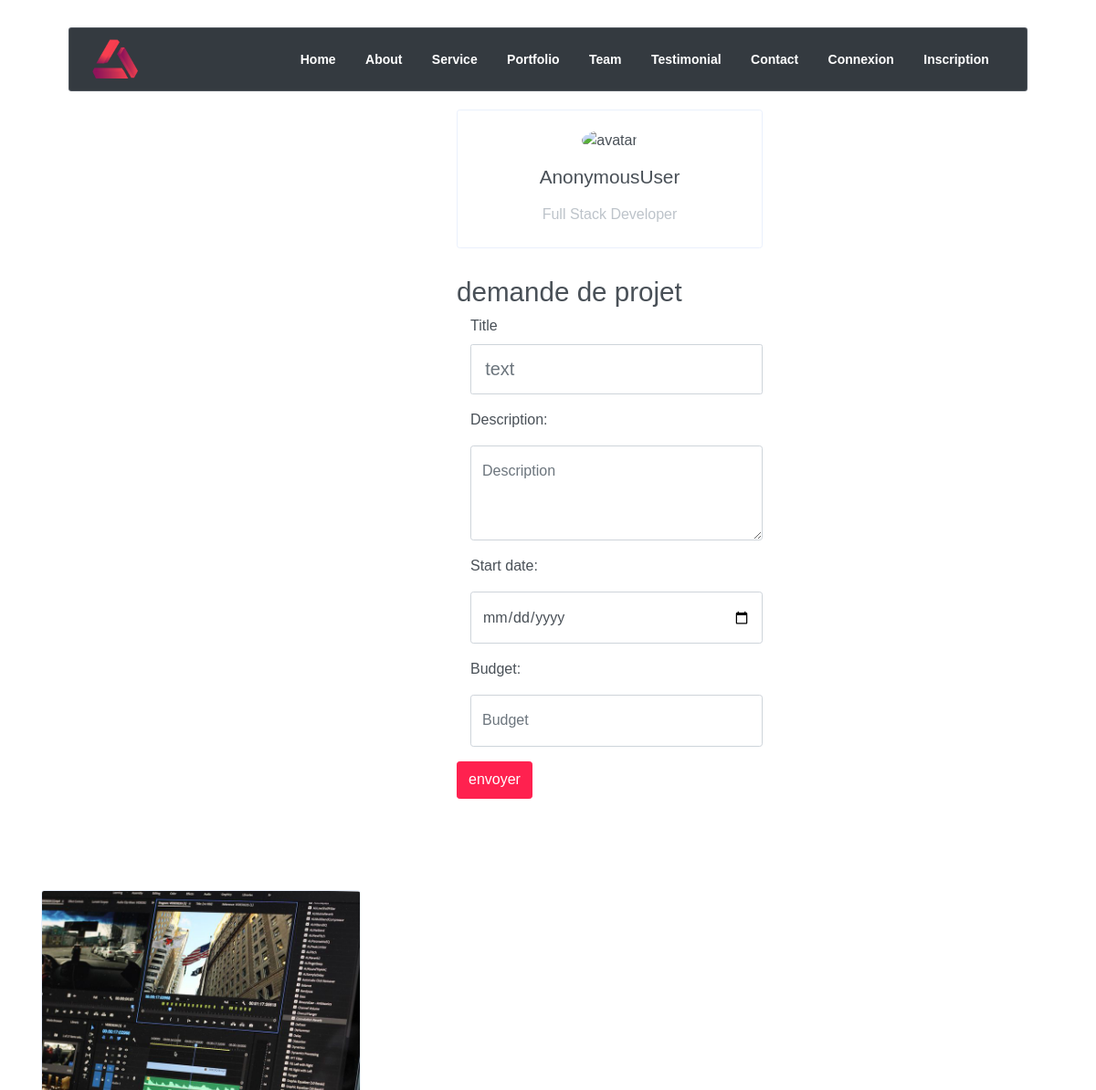
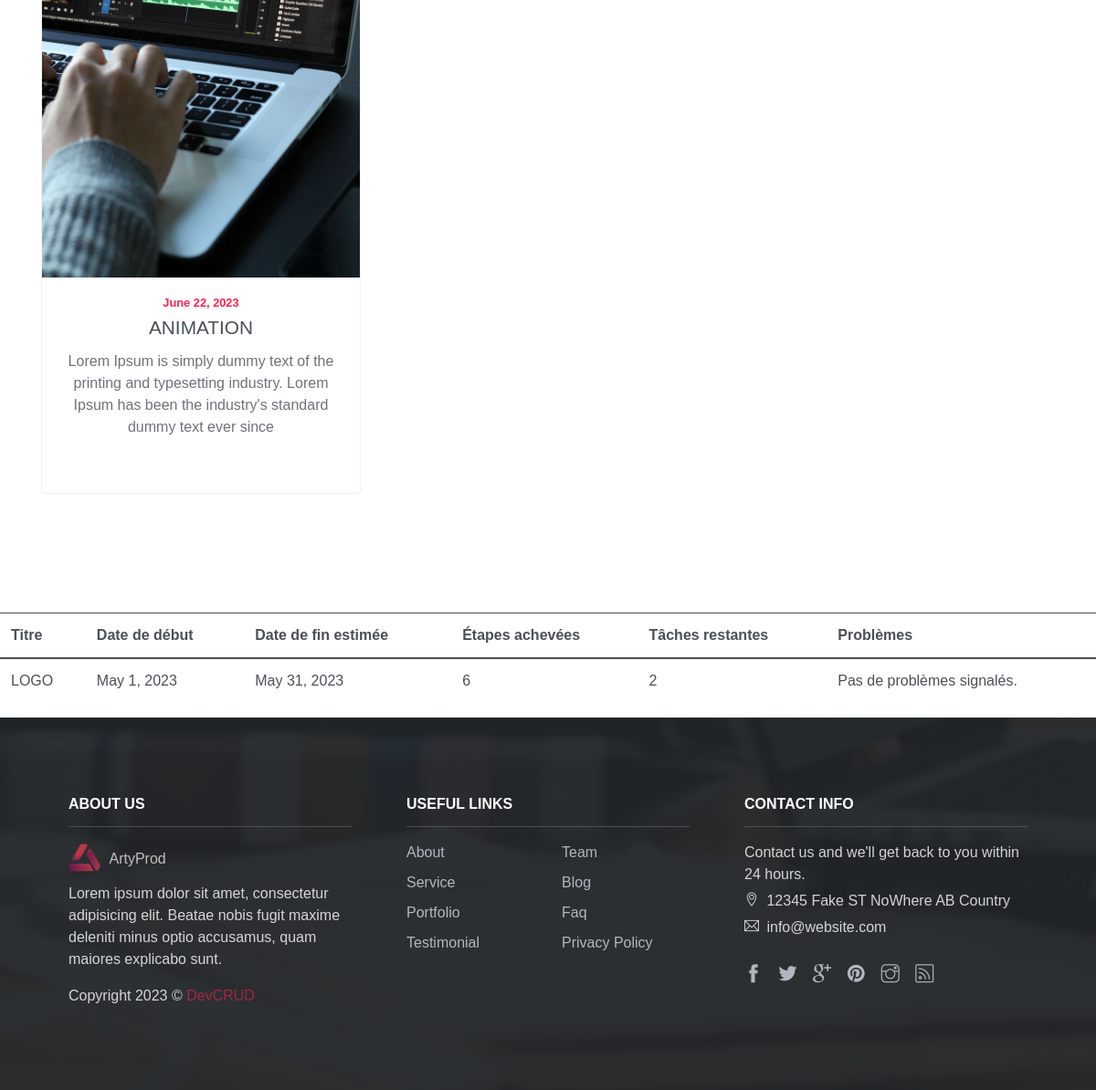
The page /profil/ on the database its author committed (2 pictures, top to bottom).
### ProfilArty/models.py (models this page shows, shortened)
class Project(models.Model):
    title = models.CharField(max_length=100)
    description = models.TextField()
    image = models.ImageField(upload_to='project_images/')
    results = models.CharField(max_length=100)
    budget = models.DecimalField(max_digits=10, decimal_places=2)
    status = models.CharField(max_length=20, choices=(('achevé', 'Achevé'), ('en_cours', 'En cours')))
    start_date = models.DateField(null=True)
    estimated_end_date = models.DateField(null=True)
    completed_steps = models.PositiveIntegerField(default=0)
    remaining_tasks = models.PositiveIntegerField(default=0)
    issues = models.TextField(blank=True, null=True)

### ProfilArty/views.py (the view)
# urls.py: path('profil/', profil_view, name ='profil'),
def profil_view(request):
    if request.method == 'POST':
        form = ProjectRequestForm(request.POST)
        if form.is_valid():
            title = form.cleaned_data['title']
            description = form.cleaned_data['description']
            start_date = form.cleaned_data['start_date']
            budget = form.cleaned_data['budget']
            new_project = Project(title=title, description=description, start_date=start_date, budget=budget)
            new_project.save()
            return render(request,'ProfilArty/success.html')
    else:
        form = ProjectRequestForm()
    projects = Project.objects.filter(status='achevé')
    projectsInPro = Project.objects.filter(status='en_cours')
    return render(request, 'ProfilArty/Profil.html', {'form': form, 'projects': projects,'projectsInPro': projectsInPro})

### ProfilArty/forms.py
class ProjectRequestForm(forms.Form):
    title = forms.CharField(max_length=200)
    description = forms.CharField(widget=forms.Textarea)
    start_date = forms.DateField()
    budget = forms.DecimalField()

### ProfilArty/templates/ProfilArty/Profil.html (shortened to what this page needs)
{% extends "ProfilArty/base.html" %}
{% block content %}
    <br><br><br><br><br>
    <div class="form">
      <div class="row">
        <div class="col-lg-6">
          <div class="card mb-4">
            <div class="card-body text-center">
              <img src="https://static.vecteezy.com/ti/vecteur-libre/p1/7033146-icone-de-profil-login-head-icon-vectoriel.jpg" alt="avatar"
                class="rounded-circle img-fluid" style="width: 150px;">
              <h5 class="my-3">{{user}}</h5>
              <p class="text-muted mb-1">Full Stack Developer</p>
              </div>
            </div>
          </div>
        </div>
      </div>
    </div>
      <form method="post" class="form">
         <h3>demande de projet </h3>
        <div class="col-md-6">
          <div class="form-group">
            <label for="{{ form.title.id_for_label }}" class="control-label">{{ form.title.label }}</label>
            <input id="{{ form.title.id_for_label }}" class="form-control form-control-lg" type="text" placeholder="text"   name="{{ form.title.name }}">
          </div>
          <div class="form-group">
            <label for="{{ form.description.id_for_label }}" class="control-label">{{ form.description.label_tag }}</label>
            <textarea class="form-control" id="{{ form.description.id_for_label }}" rows="3" placeholder="{{ form.description.label }}" name="{{ form.description.name }}"></textarea>
          </div>
          <div class="form-group">
            <label for="{{ form.start_date.id_for_label }}" class="control-label">{{ form.start_date.label_tag }}</label>
            <input type="date" class="form-control" id="exampleFormControlInput1" placeholder="{{ form.start_date.label }}"  name="{{ form.start_date.name }}">
          </div>
          <div class="form-group">
            <label for="{{ form.budget.id_for_label }}" class="control-label">{{ form.budget.label_tag }}</label>
            <input class="form-control" type="number" placeholder="{{ form.budget.label }}"  name="{{ form.budget.name }}">
          </div>
        </div>
        <button type="submit" class="btn btn-primary">envoyer</button>
      </form>
    <section id="">
      <div class="container">
          <div class="row">
            {% for project in projects %}
              <div class="col-sm-6 col-md-4">
                  <div class="card text-center mb-4">
                    <img src="{{ project.image.url }}" class="card-img-top" alt="{{ project.title }}" width="200" height"200">
                      <div class="card-body">
                          <h6 class="small text-primary font-weight-bold">{{ project.estimated_end_date }}</h6>
                          <h5 class="card-title">{{ project.title }}</h5>
                          <p>{{ project.description }}</p>
                          <div class="socials">
                          </div>
                      </div>
                  </div>
              </div>
             {% endfor%}
          </div>
      </div>
  </section>
      <table class="table">
        <thead>
            <tr>
                <th>Titre</th>
                <th>Date de début</th>
                <th>Date de fin estimée</th>
                <th>Étapes achevées</th>
                <th>Tâches restantes</th>
                <th>Problèmes</th>
            </tr>
        </thead>
        <tbody>
          {% for project in projectsInPro %}
            <tr>
                <td>{{ project.title }}</td>
                <td>{{ project.start_date }}</td>
                <td>{{ project.estimated_end_date }}</td>
                <td>{{ project.completed_steps }}</td>
                <td>{{ project.remaining_tasks }}</td>
                <td>
                    {% if project.issues %}
                        {{ project.issues }}
                    {% else %}
                        Pas de problèmes signalés.
                    {% endif %}
                </td>
            </tr>
            {% endfor %}
        </tbody>
    </table>
{% endblock %}

### ProfilArty/templates/ProfilArty/base.html (shortened to what this page needs)
{% load static%}
<!DOCTYPE html>
<html lang="en">
<head>
    <link rel="stylesheet" href="{% static 'vendors/themify-icons/css/themify-icons.css' %} ">
	<link rel="stylesheet" href="{% static 'css/creative-studio.css' %} ">
</head>
<body data-spy="scroll" data-target=".navbar" data-offset="40" id="home">
    <nav class="navbar custom-navbar navbar-expand-lg navbar-dark bg-dark " data-spy="affix" data-offset-top="20">
        <div class="container">
            <a class="navbar-brand" href="#">
                <img src="{% static 'imgs/logo.png' %} " alt="Download free bootstrap 4 landing page, free boootstrap 4 templates, Download free bootstrap 4.1 landing page, free boootstrap 4.1.1 templates, Creative studio Landing page">
            </a>
            <div class="collapse navbar-collapse" id="navbarSupportedContent">
                <ul class="navbar-nav ml-auto">
                    <li class="nav-item">
                        <a class="nav-link" href="{%url 'accueil'%}">Home</a>
                    </li>
                    <li class="nav-item">
                        <a class="nav-link" href="#about">About</a>
                    </li>
                    <li class="nav-item">
                        <a class="nav-link" href="#service">Service</a>
                    </li>
                    <li class="nav-item">
                        <a class="nav-link" href="#portfolio">Portfolio</a>
                    </li>
                    <li class="nav-item">
                        <a class="nav-link" href="#team">Team</a>
                    </li>
                    <li class="nav-item">
                        <a class="nav-link" href="#testimonial">Testimonial</a>
                    </li>
                    <li class="nav-item">
                        <a class="nav-link" href="#contact">Contact</a>
                    </li>
                        <ul class="navbar-nav ml-auto">
                            {% if user.is_authenticated %}
                            <li class="nav-item active">
                            <a class="nav-link" href="{%url 'profil' %}">{{user}}</a>
                            </li>
                            <li class="nav-item active">
                            <a class="nav-link" href="{%url 'logout' %}">Déconnexion</a>
                            </li>
                            {% else %}
                            <li class="nav-item active">
                            <a class="nav-link" href="{%url 'login'%}">Connexion</a>
                            </li>
                            <li class="nav-item active">
                            <a class="nav-link" href="{%url 'register'%}">Inscription</a>
                            </li>
                            {% endif %}
                            </ul>
                </ul>
            </div>
        </div>
    </nav>
    <div >
        {% block content %} {% endblock %}
    <section class="has-bg-img py-0">
        <div class="container">
            <div class="footer">
                <div class="footer-lists">
                    <ul class="list">
                        <li class="list-head">
                            <h6 class="font-weight-bold">ABOUT US</h6>
                        </li>
                        <li class="list-body">
                            <a href="#" class="logo">
                                <img src="{% static 'imgs/logo.png' %} " alt="Download free bootstrap 4 landing page, free boootstrap 4 templates, Download free bootstrap 4.1 landing page, free boootstrap 4.1.1 templates, Creative studio Landing page">
                                <h6>ArtyProd</h6>
                            </a>
                            <p>Lorem ipsum dolor sit amet, consectetur adipisicing elit. Beatae nobis fugit maxime deleniti minus optio accusamus, quam maiores explicabo sunt.</p>
                            <p class="mt-3">
                                Copyright <script>document.write(new Date().getFullYear())</script> &copy; <a class="d-inline text-primary" href="http://www.devcrud.com">DevCRUD</a>
                            </p>
                        </li>
                    </ul>
                    <ul class="list">
                        <li class="list-head">
                            <h6 class="font-weight-bold">USEFUL LINKS</h6>
                        </li>
                        <li class="list-body">
                            <div class="row">
                                <div class="col">
                                    <a href="#about">About</a>
                                    <a href="#service">Service</a>
                                    <a href="#portfolio">Portfolio</a>
                                    <a href="#testmonail">Testimonial</a>
                                </div>
                                <div class="col">
                                    <a href="#team">Team</a>
                                    <a href="#blog">Blog</a>
                                    <a href="#">Faq</a>
                                    <a href="#">Privacy Policy</a>
                                </div>
                            </div>
                        </li>
                    </ul>
                    <ul class="list">
                        <li class="list-head">
                            <h6 class="font-weight-bold">CONTACT INFO</h6>
                        </li>
                        <li class="list-body">
                            <p>Contact us and we'll get back to you within 24 hours.</p>
                            <p><i class="ti-location-pin"></i> 12345 Fake ST NoWhere AB Country</p>
                            <p><i class="ti-email"></i>  info@website.com</p>
                            <div class="social-links">
                                <a href="javascript:void(0)" class="link"><i class="ti-facebook"></i></a>
                                <a href="javascript:void(0)" class="link"><i class="ti-twitter-alt"></i></a>
                                <a href="javascript:void(0)" class="link"><i class="ti-google"></i></a>
                                <a href="javascript:void(0)" class="link"><i class="ti-pinterest-alt"></i></a>
                                <a href="javascript:void(0)" class="link"><i class="ti-instagram"></i></a>
                                <a href="javascript:void(0)" class="link"><i class="ti-rss"></i></a>
                            </div>
                        </li>
                    </ul>
                </div>
            </div>
        </div>
    </section>
</body>
</html>

### ProfilArty/templates/ProfilArty/Profil.html (style rules this page uses)
.form { margin-left: 500px; }

### rows shown on the page
Project: image (picture), estimated_end_date "June 22, 2023", title "ANIMATION", description "Lorem Ipsum is simply dummy text of the printing and typesetting industry. Lorem Ipsum has been the industry's standard dummy text ever since"
Project: title "LOGO", start_date "May 1, 2023", estimated_end_date "May 31, 2023", completed_steps "6", remaining_tasks "2", issues "Pas de problèmes signalés."

### other values the page prints
{{ user }} "AnonymousUser"
